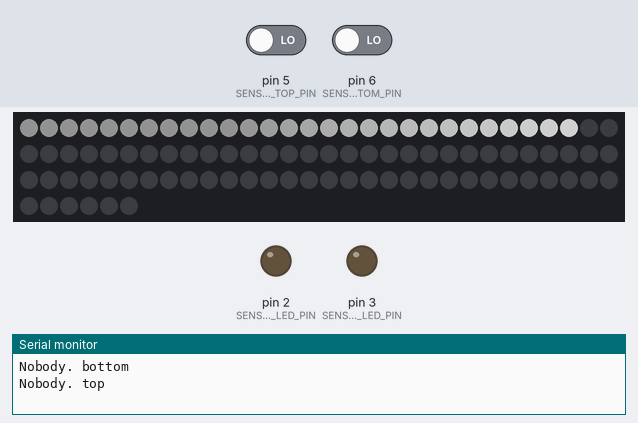
The sketch below on a simulated Arduino Uno, built with avr-gcc and run on an emulated ATmega328P. Shown: 96 RGB LEDs in strip order, left to right, continuing on the next row, output pins drawn as LEDs (lit = HIGH), the last lines printed to the serial monitor. The inputs (shaded band) are chosen by the test bench; at power-on: pin 5 (SENSOR_TOP_PIN) LOW, pin 6 (SENSOR_BOTTOM_PIN) LOW. Dim RGB values are drawn brighter than linear.

Above: at 2.2 s.
2.3 s: pin 5 (SENSOR_TOP_PIN) driven HIGH
At 5.9 s:
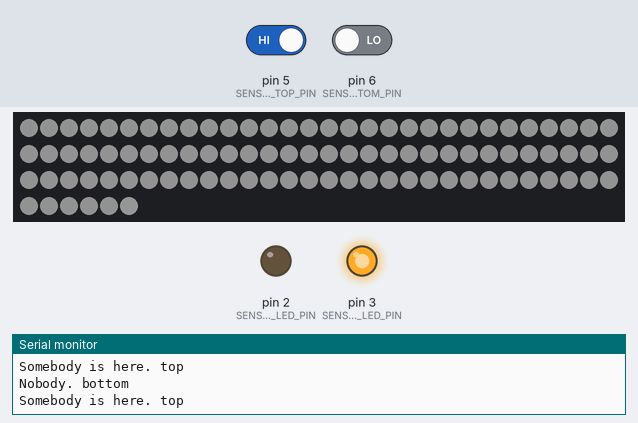
6.2 s: pin 6 (SENSOR_BOTTOM_PIN) driven HIGH
11.2 s: pin 5 (SENSOR_TOP_PIN) driven LOW
At 11.88 s:
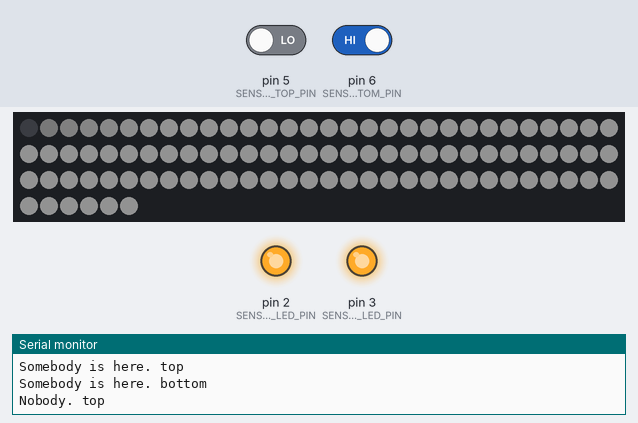
At 12.83 s:
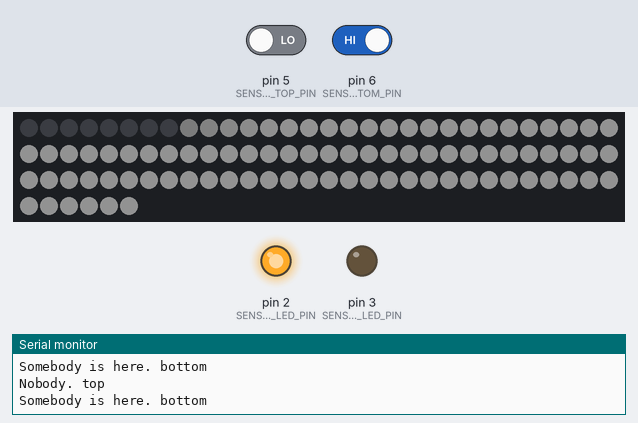
Timing chart, 0 to 14.3 s (numbered marks = the images above; inputs shaded):
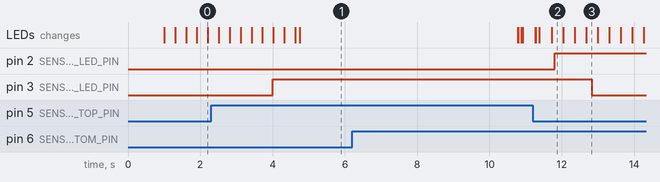

Measured:
- after the input at 2.3 s, pin 3 (SENSOR_TOP_LED_PIN): LOW → HIGH after 1.7 s
- after the input at 11.2 s, pin 3 (SENSOR_TOP_LED_PIN): HIGH → LOW after 1.6 s

The sketch:

stairs_led_pir.ino
```cpp
#include "FastLED.h"                                          // FastLED library. Please use the latest development version.

#if FASTLED_VERSION < 3001000
#error "Requires FastLED 3.1 or later; check github for latest code."
#endif
// sensor defs
#define SENSOR_BOTTOM_PIN 6
#define SENSOR_TOP_PIN 5
#define SENSOR_BOTTOM_LED_PIN 2
#define SENSOR_TOP_LED_PIN 3

#define SENSOR_ON "y"
#define SENSOR_OFF "n"
#define SENSOR_DELAY_AFTER_DETECTION 30

// LED defs
#define LED_PIN 12                                             // Data pin to connect to the strip.
#define NUM_LEDS 96 //30                                           // Number of LED's.
#define BALL_BRIGHTNESS 120
#define NORMAL_BRIGHTNESS 40
#define KEEP_ON_SEC 6

struct PIR{
  String on;
  unsigned long lastRead;
  byte pin;
  String name;
};

// Global variables can be changed on the fly.

struct CRGB leds[NUM_LEDS];                                   // Initialize our LED array.

int thisdelay = 10;
int count=0;
unsigned long READ_INTERVAL=1000;

PIR SENSOR_BOTTOM={SENSOR_OFF, 0, SENSOR_BOTTOM_PIN, "bottom"};
PIR SENSOR_TOP={SENSOR_OFF, 0, SENSOR_TOP_PIN, "top"};

void setup()  {
  delay(1000);
  Serial.begin(9600);

  pinMode(SENSOR_BOTTOM.pin,INPUT);
  pinMode(SENSOR_BOTTOM_LED_PIN, OUTPUT);

  pinMode(SENSOR_TOP.pin,INPUT);
  pinMode(SENSOR_TOP_LED_PIN, OUTPUT);

  FastLED.addLeds<NEOPIXEL, LED_PIN>(leds, NUM_LEDS);  // Use this for WS2801 or APA102
  FastLED.setBrightness(BALL_BRIGHTNESS);
  set_max_power_in_volts_and_milliamps(5, 500);               // FastLED Power management set at 5V, 500mA.
}

void loop()  {
  doSensors();

  doLights();

  show_at_max_brightness_for_power();
}
///////////////// LEDs ///////////////////

void doLights() {
  static boolean upFinished=false;
  static boolean downFinished= false;

  EVERY_N_MILLISECONDS(thisdelay) {                           // FastLED based non-blocking delay to update/display the sequence.
    if(SENSOR_BOTTOM.on == SENSOR_ON)  {
      upFinished = false;
    }
    if(SENSOR_TOP.on == SENSOR_ON)  {
      downFinished = false;
    }

    if (upFinished == false){
      upFinished = turnOn(true);
    } else if (downFinished == false){
      downFinished = turnOn(false);
    }
//
//    if (upFinished==true && downFinished==true) {
////      leds[0]=CRGB::Red;
//      upFinished = false;
//      downFinished = false;
//    }
  }

}

uint8_t calcPixel(uint8_t position, boolean up){
  if (up == true){
    return position;
  } else {
    return NUM_LEDS -1 - position;
  }
}

uint8_t getFirst(boolean up){
  if (up == true){
    return 0;
  } else {
    return NUM_LEDS - 1;
  }
}

uint8_t getLast(boolean up){
  if (up == true){
    return NUM_LEDS - 1;
  } else {
    return 0;
  }
}

boolean turnOn(boolean up) {
  static uint8_t phase = 0;
  uint8_t first=getFirst(up);
  uint8_t last=getLast(up);

  // PHASE 0 : start the ball
  if (phase == 0){
    static uint8_t easeInVal_1  = 0;
    easeInVal_1++;

    uint8_t lerpVal = lerp8by8(0, NUM_LEDS, easeInVal_1);

    uint8_t pixel = calcPixel(lerpVal, up);
    leds[pixel] = CRGB::White;//CRGB(60,60,60);//CRGB::Green;

    if (pixel==last){
      easeInVal_1=0;
      phase=1;
    }
  }

  // PHASE 0,1 : dim leds to normal level
  if (phase == 0 || phase ==1 ){
    for (int i=0;i<NUM_LEDS; i++){
      uint8_t pixel = calcPixel(i, up);
      uint8_t avgLight = leds[pixel].getAverageLight();
      if (avgLight > NORMAL_BRIGHTNESS){
        leds[pixel].subtractFromRGB(5);
      }
    }

  }

  if (phase == 1 && leds[last].getAverageLight() <= NORMAL_BRIGHTNESS)
  {
    phase=2;
    delay(KEEP_ON_SEC*1000);
  }

// PHASE 2 : dim all leds after delay
  if (phase == 2){

    static uint8_t turnOffPixel  = 1;
    static uint8_t noOfRuns=0;
    noOfRuns++;
    if (noOfRuns >5){
      noOfRuns=0;
      if (turnOffPixel < NUM_LEDS){
        turnOffPixel++;
      }
    }

    for (int i=0;i<turnOffPixel; i++){
      uint8_t pixel = calcPixel(i, up);
      uint8_t avgLight = leds[pixel].getAverageLight();
      if (avgLight>0){
        leds[pixel].fadeToBlackBy(3);
      }
    }
    delay(20);

    if (leds[last].getAverageLight()<1){
      turnOffPixel=0;
      noOfRuns=0;
      phase=4;
    }
  }

// PHASE 4 : make all black
  if (phase == 4){
//    leds[0]=CRGB::Red;
      fill_solid(leds, NUM_LEDS, CRGB::Black);
      phase=0;
      return true;
  }

 return false;
}

///////////////// SENSORS ///////////////
void doSensors()  {
  EVERY_N_MILLISECONDS(1000) {
    updateLed();
    readSensor(&SENSOR_BOTTOM);
    readSensor(&SENSOR_TOP);
  }
}
int readSensor(PIR *sensor){
  if(digitalRead(sensor->pin)==HIGH)  {
      Serial.println("Somebody is here. "+sensor->name);
      sensor->on = SENSOR_ON;
  } else {
      Serial.println("Nobody. "+sensor->name);
      sensor->on = SENSOR_OFF;
  }
}

int updateLed(){
    if(SENSOR_BOTTOM.on == SENSOR_ON)  {
      digitalWrite(SENSOR_BOTTOM_LED_PIN, HIGH);
    } else  {
      digitalWrite(SENSOR_BOTTOM_LED_PIN, LOW);
    }

    if(SENSOR_TOP.on == SENSOR_ON)  {
      digitalWrite(SENSOR_TOP_LED_PIN, HIGH);
    } else  {
      digitalWrite(SENSOR_TOP_LED_PIN, LOW);
    }
}
```
